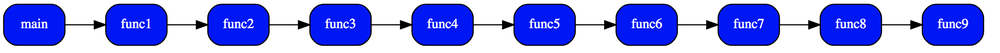
#> input picture gallery/test.png, 1000 x 53 px, shrunk from 2352 x 124 before the run; its folder holds only this picture in this run
$ python -i gen_graph.py   (imports and definitions only)
#> lines starting #> are read from the running program, lines starting #| are printed output that depends on the picture
# Description:
#       Generate dot graph from gdb backtracet data
# Author:
#       Tarun Sharma (tarun27sh@gmail.com)
# Date:
#       2019-01-19

import os
from matplotlib import use as muse
from copy import deepcopy
# [1 line not run here, left out]
import sys
import pydotplus
import argparse
import pdb
from pprint import pprint as pp
import logging

# [1 line not run here, left out]
logger = logging.getLogger(__name__)
# [1 line not run here, left out]

HTML_SEP = '&#10;&#13;'

# Make resulting SVG interactive
js_string='''
<script>
<![CDATA[

        class Node {
            constructor(name) {
                this.name = name;
                this.parents = [];
                this.children = [];
                this.visited = false;
            }
        };
        var graph = [];

        function showNeighboursFast(nodeId) {
            node = graph[nodeId];
            if (node) {
                console.log('FAST: #of P=' + node.parents.length + '#of Ch=' + node.children.length);
                for(var i = node.parents.length - 1; i >= 0; i--) {
                    var neighElement =  document.getElementById(node.parents[i]);
                    if (neighElement) {
                        var inner_polygon = neighElement.getElementsByTagName('polygon');
                        inner_polygon[0].setAttribute("style", "fill: orange");
                    }
                }
                for(var i = node.children.length - 1; i >= 0; i--) {
                    var neighElement =  document.getElementById(node.children[i]);
                    if (neighElement) {
                        var inner_polygon = neighElement.getElementsByTagName('polygon');
                        inner_polygon[0].setAttribute("style", "fill: cyan");
                    }
                }
            }
        }

        function showNeighboursInfluenceFast(nodeId, visitParents, visitChildren, level) {
            // recursively, find all parents, chidlren and highlight them
            //console.log('node = ' + nodeId + 'P?=' + visitParents + 'C?=' + visitChildren);
            var node = graph[nodeId];
            if (node && !node.visited) {
                node.visited = true;
                level++;
                console.log(level + 'node = ' + node.name + '#of P = ' + node.parents.length + '#of Ch = ' + node.children.length);


                if (visitParents && node.parents && node.parents.length > 0) {
                    for(var i = node.parents.length - 1; i >= 0; i--) {
                        var neighElement =  document.getElementById(node.parents[i]);
                        if (neighElement) {
                            var inner_polygon = neighElement.getElementsByTagName('polygon');
                            inner_polygon[0].setAttribute("style", "fill: orange");

                            var inner_text = neighElement.getElementsByTagName('text');
                            inner_text[0].setAttribute("style", "fill: black");

                            showNeighboursInfluenceFast(node.parents[i], true, false, level);
                        }
                    }
                }

                if (visitChildren && node.children && node.children.length > 0) {
                    for(var i = node.children.length - 1; i >= 0; i--) {
                        var neighElement =  document.getElementById(node.children[i]);
                        if (neighElement) {
                            var inner_polygon = neighElement.getElementsByTagName('polygon');
                            inner_polygon[0].setAttribute("style", "fill: cyan");

                            var inner_text = neighElement.getElementsByTagName('text');
                            inner_text[0].setAttribute("style", "fill: black");


                            showNeighboursInfluenceFast(node.children[i], false, true, level);
                        }
                    }
                }
            }
            return;
        }

        function nodeClick(element) {
            //showNeighboursFast(element.id);
            showNeighboursInfluenceFast(element.id, true, true, 0);
            var inner_polygon = element.getElementsByTagName('polygon');
            var inner_text = element.getElementsByTagName('text');
            inner_polygon[0].setAttribute("style", "fill: yellow");
            inner_text[0].setAttribute("style", "fill: black");
        }

        function printGraphElements() {
            for (var key in graph) {
                console.log('key=' + key + '; value=' + graph[key]);
            }
        }

        // graph[node] = [edge1, edg2 etc...]
        function constructGraph() {
            console.log('FAST: constructing graph');
            edges = document.getElementsByClassName("edge");
            for (var i=edges.length - 1; i>0; i--) {
                var node0, node1;
                nodes = edges[i].id.split('|')
                node0 = nodes[0];
                node1 = nodes[1];
                if (!graph[node0]) {
                    graph[node0] = new Node(node0);
                }
                graph[node0].children.push(node1);

                if (!graph[node1]) {
                    graph[node1] = new Node(node1);
                }
                graph[node1].parents.push(node0);
            }
            printGraphElements();
        }

        window.addEventListener('load',function(){
            console.log('Add onclick property to all nodes');
            nodes = document.getElementsByClassName("node");
            for(var i = nodes.length - 1; i >= 0; i--) {
                nodes[i].setAttribute("onclick", 'nodeClick(this)');
            }
            constructGraph();
        })
]]>
</script>
'''

# parses into node in graph
class GDBFrame():
    def __init__(self):
        self.frame_no = None
        self.fn_name = None
        self.file_name = None
        self.fn_args = {}
        self.nof_arg_data = 0
        self.callers = [] # parent nodes, list of GDBFrame objs
        self.callees = [] # child nodes, list of GDBFrame objs

    def __str__(self):
        format_str = '#{} fn={}, args={}, file={}'.format(self.frame_no, self.fn_name, self.fn_args, self.file_name)
        return format_str

    def parse_frame_line(self, frame_str):
        frame_list = frame_str.split()
        self.frame_no = int(frame_list[0].strip('#'))
        if frame_list[1].startswith('0x'):
            self.fn_name = frame_list[3]
        else:
            self.fn_name = frame_list[1]
        self.file_name = frame_list[-1]
        self.fn_args = frame_str.split('(')[1].split(')')[0]


# collection of nodes
class GenGraph:
    # [15 lines left out: function __init__, not called in this run]

    def __str__(self):
        format_str = 'Len(frames) = {}, 1st frame={}'.format(len(self.parsed_frame_dict), self.parsed_frame_dict[list(self.parsed_frame_dict.keys())[0]])
        return format_str

    # [129 lines left out: functions fix_up_global_dict, parse_bt_file, add_nodes_edges, save_graph, add_legend, not called in this run]


# [14 lines not run here, left out]

>>> import cv2
>>> picture = cv2.imread('gallery/test.png', cv2.IMREAD_GRAYSCALE)
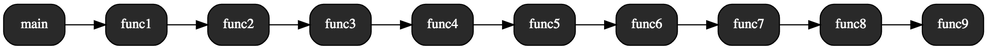
#> picture: shape (53, 1000); min 0, max 255, mean 155.2
#> (the run stopped early here; a loop or call above may not have finished)
